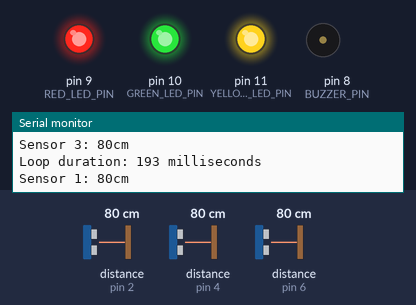
A sketch run on a simulated Arduino Uno, built with avr-gcc and run on an emulated ATmega328P. Shown: output pins drawn as LEDs (lit = HIGH), buzzer (waves = sounding), the last lines printed to the serial monitor. Wiring (inferred from the names in the program): 3 × ultrasonic range finder: trigger pin 3, echo pin 2 / trigger pin 5, echo pin 4 / trigger pin 7, echo pin 6. The inputs (shaded band) are chosen by the test bench; at power-on: distance to the obstacle (sensors on pin 2, pin 4, pin 6) 80 cm. The echo pulse lasts 58.3 µs per cm; pins used as bus, display or sensor lines are not drawn.

Above: at 1.2 s.
1.3 s: distance to the obstacle (sensor on pin 2) set to 147 cm
4.3 s: distance to the obstacle (sensor on pin 2) set to 156 cm
At 4.58 s:
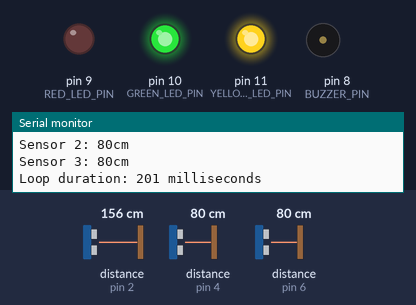
7.3 s: distance to the obstacle (sensor on pin 4) set to 146 cm
10.3 s: distance to the obstacle (sensor on pin 4) set to 153 cm
At 10.55 s:
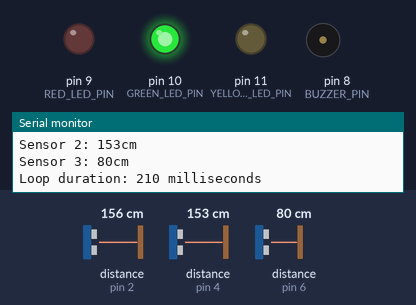
13.3 s: distance to the obstacle (sensor on pin 6) set to 147 cm
At 13.8 s:
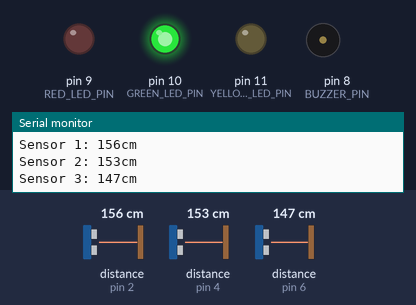
16.3 s: distance to the obstacle (sensor on pin 6) set to 155 cm
At 17.2 s:
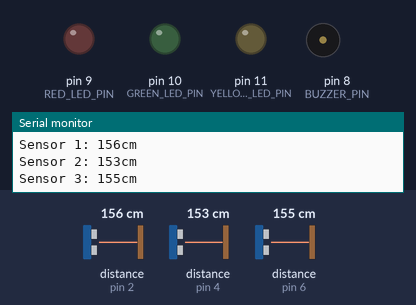
Timing chart, 0 to 18.9 s (numbered marks = the images above; inputs shaded):
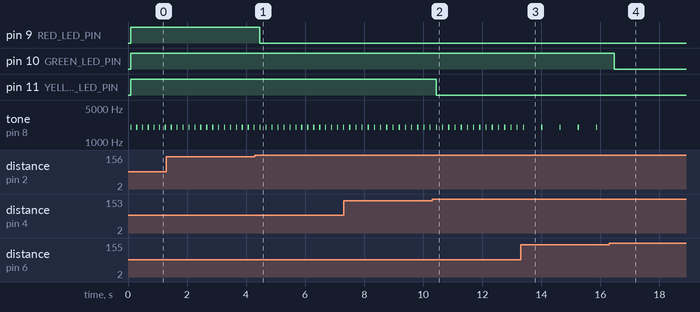

Measured:
- the behaviour switches between 150 and 151 cm on distance to the obstacle (sensor on pin 2) (found by bisection; images 0 and 1)
- the behaviour switches between 150 and 151 cm on distance to the obstacle (sensor on pin 4) (found by bisection; images 1 and 2)
- the behaviour switches between 150 and 151 cm on distance to the obstacle (sensor on pin 6) (found by bisection; images 3 and 4)
- after the input at 4.3 s, pin 9 (RED_LED_PIN): HIGH → LOW after 0.16 s
- after the input at 10.3 s, pin 11 (YELLOW_LED_PIN): HIGH → LOW after 0.13 s
- after the input at 13.3 s, tone on pin 8 (BUZZER_PIN): alternates 2000 Hz for 0.04 s and silent for 0.58 s, starting after 0.70 s
- after the input at 16.3 s, pin 10 (GREEN_LED_PIN): HIGH → LOW after 0.18 s; tone on pin 8 (BUZZER_PIN): stops changing and stays silent
- by itself, tone on pin 8 (BUZZER_PIN): alternates 2000 Hz for 0.04 s and silent for 0.17 s

The sketch:

echo-glass.ino
```cpp
const int TRIG_PIN_1 = 3;
const int ECHO_PIN_1 = 2;
const int TRIG_PIN_2 = 5;
const int ECHO_PIN_2 = 4;
const int TRIG_PIN_3 = 7;
const int ECHO_PIN_3 = 6;
const int BUZZER_PIN = 8;
const int RED_LED_PIN = 9;
const int GREEN_LED_PIN = 10;
const int YELLOW_LED_PIN = 11;


float temp_In_C = 20.0;     // Can enter actual air temp here for maximum accuracy
float speed_Of_Sound;       // Calculated speed of sound based on air temp
float distance_Per_uSec;    // Distance sound travels in one microsecond
float max_distance = 150;   // In centimeter

float distance_1 = 0;
float distance_2 = 0;
float distance_3 = 0;

void setup() {
  pinMode(TRIG_PIN_1,OUTPUT);
  pinMode(ECHO_PIN_1,INPUT);
  pinMode(TRIG_PIN_2,OUTPUT);
  pinMode(ECHO_PIN_2,INPUT);
  pinMode(TRIG_PIN_3,OUTPUT);
  pinMode(ECHO_PIN_3,INPUT);
  pinMode(BUZZER_PIN,OUTPUT);
  pinMode(RED_LED_PIN,OUTPUT);
  pinMode(GREEN_LED_PIN,OUTPUT);
  pinMode(YELLOW_LED_PIN,OUTPUT);

  digitalWrite(BUZZER_PIN, LOW);
  digitalWrite(RED_LED_PIN, LOW);
  digitalWrite(GREEN_LED_PIN, LOW);
  digitalWrite(YELLOW_LED_PIN, LOW);

  // Formula to calculate speed of sound in meters/sec based on temp
  speed_Of_Sound = 331.1 +(0.606 * temp_In_C);
  // Calculate the distance that sound travels in one microsecond in centimeters
  distance_Per_uSec = speed_Of_Sound / 10000.0;
  Serial.begin(9600);
}

void loop() {
  long int t1 = millis();

  main_code();

  long int t2 = millis();
  Serial.print("Loop duration: ");
  Serial.print(t2-t1);
  Serial.println(" milliseconds");
}

void main_code() {
  distance_1 = read_sensor("1", TRIG_PIN_1, ECHO_PIN_1);
  distance_2 = read_sensor("2", TRIG_PIN_2, ECHO_PIN_2);
  distance_3 = read_sensor("3", TRIG_PIN_3, ECHO_PIN_3);

  if (distance_1 <= max_distance) {
    digitalWrite(RED_LED_PIN, HIGH);
  } else {
    digitalWrite(RED_LED_PIN, LOW);
  }

  if (distance_2 <= max_distance) {
    digitalWrite(YELLOW_LED_PIN, HIGH);
  } else {
    digitalWrite(YELLOW_LED_PIN, LOW);
  }

  if (distance_3 <= max_distance) {
    digitalWrite(GREEN_LED_PIN, HIGH);
  } else {
    digitalWrite(GREEN_LED_PIN, LOW);
  }

  float distance = distance_1;

  if (distance_2 < distance) {
    distance = distance_2;
  }

  if (distance_3 < distance) {
    distance = distance_3;
  }

  sound_buzzer(distance);
}

float read_sensor(String sensor_number, int TRIG_PIN, int ECHO_PIN) {
  float duration, distanceCm, final_distance=0;

  for (int i=0; i<2; i++) {
    digitalWrite(TRIG_PIN, HIGH);       // Set trigger pin HIGH
    delayMicroseconds(50);              // Hold pin HIGH for 20 uSec
    digitalWrite(TRIG_PIN, LOW);        // Return trigger pin back to LOW again.
    duration = pulseIn(ECHO_PIN, HIGH);  // Measure time in uSec for echo to come back.

    // convert the time data into a distance in centimeters, inches and feet
    duration = duration / 2.0;  // Divide echo time by 2 to get time in one direction
    distanceCm = duration * distance_Per_uSec;

    if (distanceCm > final_distance) {
      if (distanceCm > max_distance) {
        final_distance = max_distance;
      } else {
        final_distance = distanceCm;
      }
    }

    delay(10);
  }

  if (final_distance <= 0){
    Serial.println("Sensor " + sensor_number +  " out of range");
  } else {
    Serial.print("Sensor " + sensor_number + ": ");
    Serial.print(distanceCm, 0);
    Serial.print("cm");
    Serial.println();
  }

  return distanceCm;
}

void sound_buzzer(float distance) {
  int max_mapped_distance = 4;

  if (distance <= max_distance) {
    if (distance < 50) {
      tone(BUZZER_PIN, 2000, 200);
    } else if (distance < 100) {
      tone(BUZZER_PIN, 2000, 40);
      delay(100);
    } else if (distance < 150) {
      tone(BUZZER_PIN, 2000, 40);
      delay(500);
    }
  }
}
```
